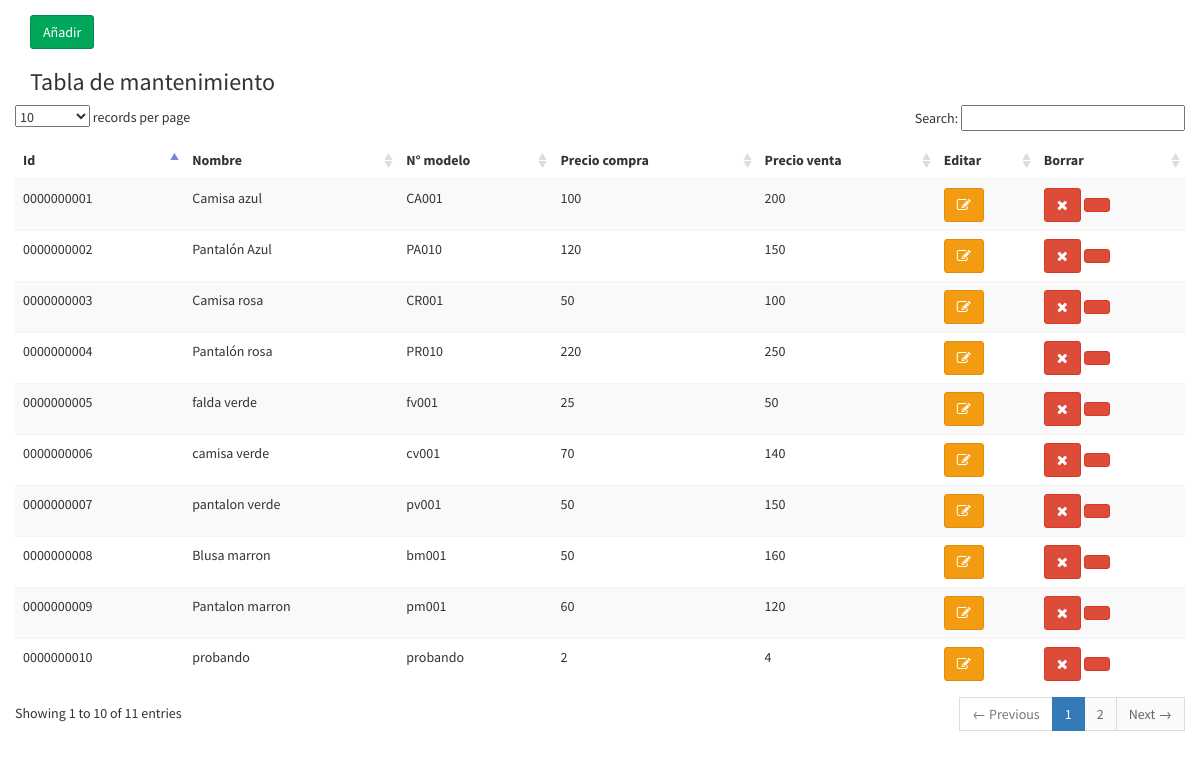
The page / on the database its author committed.
### tables this page shows
CREATE TABLE IF NOT EXISTS `ropa` (
  `id_producto` int(10) UNSIGNED ZEROFILL NOT NULL AUTO_INCREMENT,
  `nombre` varchar(50) NOT NULL,
  `n_modelo` varchar(50) NOT NULL,
  `p_compra` int UNSIGNED NOT NULL,
  `p_venta` int UNSIGNED NOT NULL,
  PRIMARY KEY (`id_producto`)
);

### index.php (called while the page is built)
<?php require_once "indexpt-lt.php"?>

### indexpt-lt.php (the view, shortened to what this page needs)
<!DOCTYPE html>
<html>
    <head>
        <link href="../../pt-lt/bootstrap/css/bootstrap.min.css" rel="stylesheet" type="text/css" />
        <link href="https://maxcdn.bootstrapcdn.com/font-awesome/4.3.0/css/font-awesome.min.css" rel="stylesheet" type="text/css" />
        <link href="http://code.ionicframework.com/ionicons/2.0.0/css/ionicons.min.css" rel="stylesheet" type="text/css" />
        <link href="../../pt-lt/plugins/datatables/dataTables.bootstrap.css" rel="stylesheet" type="text/css" />
        <link href="../../pt-lt/dist/css/AdminLTE.min.css" rel="stylesheet" type="text/css" />
        <link href="../../pt-lt/dist/css/skins/_all-skins.min.css" rel="stylesheet" type="text/css" />
    </head>
    <body class="skin blue">
        <div class="wrapper">
            <section class="content">
              <div class="container-fluid">
                <div class="row">
                    <div class="col-md-12">
                        <div class="card">
                        <div class="card">
                            <div class="row justify-content-center">
                                <div class="col-md-6">
                                    <button type="button" class="btn btn-success" data-toggle="modal" data-target="#añadir">Añadir</button>
                                </div>
                            </div>
                        </div>
                            <div class="card-header">
                                <h3 class="card-title">Tabla de mantenimiento</h3>
                            </div>
                            <div class="card-body">
                              <div class="form group">
                                <div class="row">
                                 <div class="col-12">
                                    <div class="card">
                                     <div class="card-body table-responsive p-0">
                                        <table id="example1" class="table tbale table-striped">
                                            <thead>
                                                <tr>
                                                    <th scope="col">Id</th>
                                                    <th scope="col">Nombre</th>
                                                    <th scope="col">N° modelo</th>
                                                    <th scope="col">Precio compra</th>
                                                    <th scope="col">Precio venta</th>
                                                    <th scope="col">Editar</th>
                                                    <th scope="col">Borrar</th>
                                                </tr>
                                            </thead>
                                            <tbody>
                                                <?php
                                                $conexion=mysqli_connect('localhost','root','','pt');
                                                $query = mysqli_query($conexion, "SELECT id_producto, nombre, n_modelo, p_compra, p_venta FROM ropa;");
                                                $result = mysqli_num_rows($query);
                                                if ($result > 0) {
                                                    while ($data = mysqli_fetch_assoc($query)) {
                                                ?>
                                                    <tr>
                                                        <td><?php echo $data['id_producto']; ?></td>
                                                        <td><?php echo $data['nombre']; ?></td>
                                                        <td><?php echo $data['n_modelo']; ?></td>
                                                        <td><?php echo $data['p_compra']; ?></td>
                                                        <td><?php echo $data['p_venta']; ?></td>
                                                        <td>
                                                                <a href="editar.php?id=<?php echo $data['id_producto']; ?>" class="btn btn-warning"><i class='fa fa-edit'></i></a>
                                                        </td>
                                                        <td>
                                                                <a href="#.php?id=<?php echo $data['id_producto']; ?>" class="btn btn-danger"><i class='fa fa-times'></i></a>
                                                                <a type="button" class="btn btn-danger" class="fa fa-times" data-toggle="modal" data-target="#eliminar"></a>
                                                        </td>
                                                    </tr>
                                            <?php }
                                                } ?>
                                            </tbody>
                                        </table>
                                     </div>
                                   </div>
                                </div>
                                </div>
                              </div>
                            </div>
                        </div>
                    </div>
                </div>
              </div>
            </section>
        </div>
    </body>
</html>

### rows shown on the page
ropa: id_producto "0000000001", nombre "Camisa azul", n_modelo "CA001", p_compra "100", p_venta "200"
ropa: id_producto "0000000002", nombre "Pantalón Azul", n_modelo "PA010", p_compra "120", p_venta "150"
ropa: id_producto "0000000003", nombre "Camisa rosa", n_modelo "CR001", p_compra "50", p_venta "100"
ropa: id_producto "0000000004", nombre "Pantalón rosa", n_modelo "PR010", p_compra "220", p_venta "250"
ropa: id_producto "0000000005", nombre "falda verde", n_modelo "fv001", p_compra "25", p_venta "50"
ropa: id_producto "0000000006", nombre "camisa verde", n_modelo "cv001", p_compra "70", p_venta "140"
ropa: id_producto "0000000007", nombre "pantalon verde", n_modelo "pv001", p_compra "50", p_venta "150"
ropa: id_producto "0000000008", nombre "Blusa marron", n_modelo "bm001", p_compra "50", p_venta "160"
ropa: id_producto "0000000009", nombre "Pantalon marron", n_modelo "pm001", p_compra "60", p_venta "120"
ropa: id_producto "0000000010", nombre "probando", n_modelo "probando", p_compra "2", p_venta "4"
